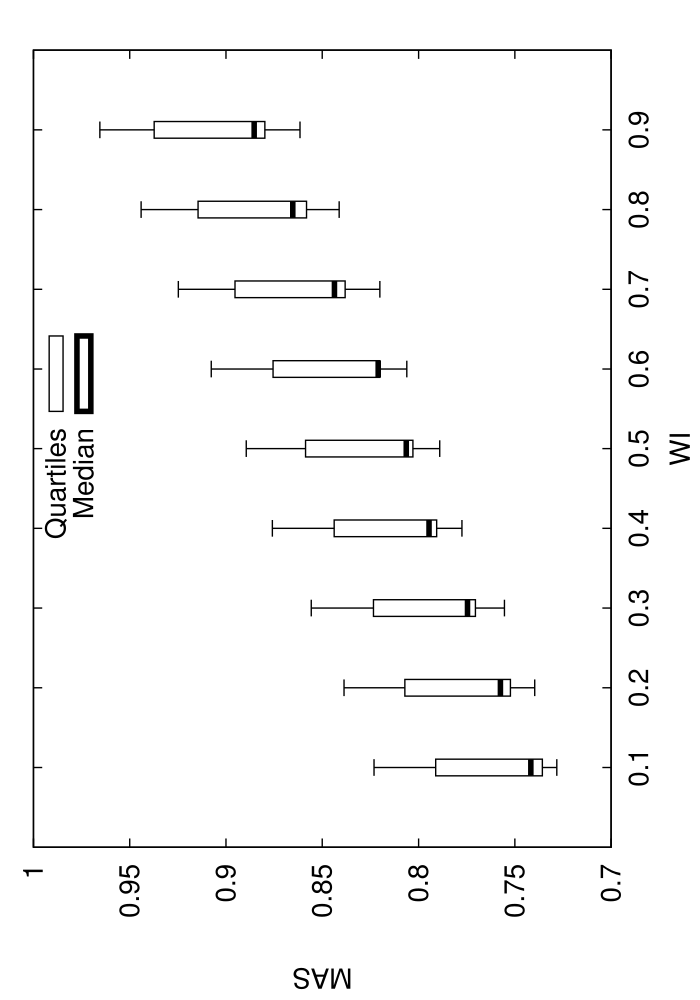

Source code (gnuplot):
set terminal postscript enhanced 20
set xrange[0:1]
set xlabel 'WI'
set ylabel 'MAS'
set key ins vert center top spacing 1.0
set output 'stat_SIM_W08.dat.eps'
set bars 4.0
set style fill empty
plot 'stat_SIM_W08.dat.elab' using 1:3:2:6:5:xticlabel(1) with candlesticks lt -1 lw 1 title 'Quartiles' whiskerbars,'' using 1:4:4:4:4:xticlabels(1) with candlesticks lt -1 lw 4 title 'Median'
